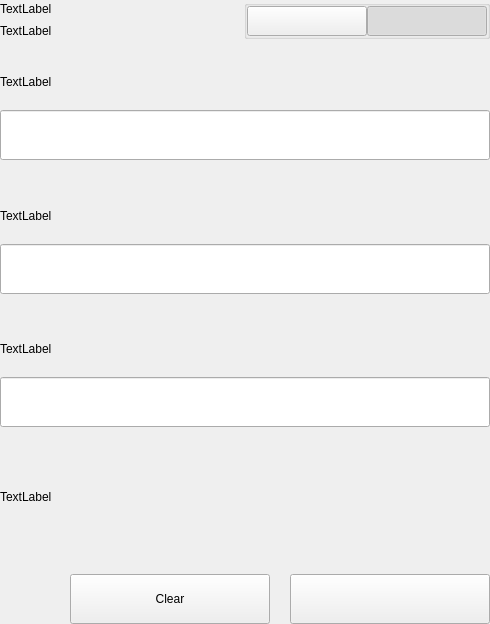
<?xml version="1.0" encoding="UTF-8"?>
<ui version="4.0">
 <class>SettingsMubToolWidget</class>
 <widget class="QWidget" name="SettingsMubToolWidget">
  <property name="geometry">
   <rect>
    <x>0</x>
    <y>0</y>
    <width>490</width>
    <height>624</height>
   </rect>
  </property>
  <property name="windowTitle">
   <string>Form</string>
  </property>
  <layout class="QVBoxLayout" name="verticalLayout">
   <property name="spacing">
    <number>0</number>
   </property>
   <property name="leftMargin">
    <number>0</number>
   </property>
   <property name="topMargin">
    <number>0</number>
   </property>
   <property name="rightMargin">
    <number>0</number>
   </property>
   <property name="bottomMargin">
    <number>0</number>
   </property>
   <item>
    <widget class="QWidget" name="left" native="true">
     <layout class="QVBoxLayout" name="verticalLayout_3">
      <property name="leftMargin">
       <number>0</number>
      </property>
      <property name="topMargin">
       <number>0</number>
      </property>
      <property name="rightMargin">
       <number>0</number>
      </property>
      <property name="bottomMargin">
       <number>0</number>
      </property>
      <item>
       <layout class="QVBoxLayout" name="verticalLayout_2">
        <property name="spacing">
         <number>0</number>
        </property>
        <item>
         <layout class="QHBoxLayout" name="horizontalLayout_3" stretch="3,1">
          <property name="spacing">
           <number>40</number>
          </property>
          <item>
           <layout class="QVBoxLayout" name="verticalLayoutTitle">
            <property name="spacing">
             <number>5</number>
            </property>
            <item>
             <widget class="QLabel" name="labelTitle">
              <property name="text">
               <string>TextLabel</string>
              </property>
             </widget>
            </item>
            <item>
             <widget class="QLabel" name="labelSubtitle1">
              <property name="text">
               <string>TextLabel</string>
              </property>
              <property name="wordWrap">
               <bool>true</bool>
              </property>
             </widget>
            </item>
           </layout>
          </item>
          <item alignment="Qt::AlignTop">
           <widget class="QGroupBox" name="groupBox">
            <property name="title">
             <string/>
            </property>
            <property name="alignment">
             <set>Qt::AlignLeading|Qt::AlignLeft|Qt::AlignTop</set>
            </property>
            <layout class="QHBoxLayout" name="horizontalLayout_4">
             <property name="spacing">
              <number>0</number>
             </property>
             <property name="leftMargin">
              <number>0</number>
             </property>
             <property name="topMargin">
              <number>0</number>
             </property>
             <property name="rightMargin">
              <number>0</number>
             </property>
             <property name="bottomMargin">
              <number>0</number>
             </property>
             <item>
              <spacer name="horizontalSpacer">
               <property name="orientation">
                <enum>Qt::Horizontal</enum>
               </property>
               <property name="sizeHint" stdset="0">
                <size>
                 <width>40</width>
                 <height>20</height>
                </size>
               </property>
              </spacer>
             </item>
             <item>
              <widget class="QPushButton" name="pushLeft">
               <property name="minimumSize">
                <size>
                 <width>120</width>
                 <height>30</height>
                </size>
               </property>
               <property name="maximumSize">
                <size>
                 <width>120</width>
                 <height>30</height>
                </size>
               </property>
               <property name="focusPolicy">
                <enum>Qt::NoFocus</enum>
               </property>
               <property name="text">
                <string/>
               </property>
               <property name="checkable">
                <bool>true</bool>
               </property>
               <property name="autoExclusive">
                <bool>true</bool>
               </property>
              </widget>
             </item>
             <item>
              <widget class="QPushButton" name="pushRight">
               <property name="minimumSize">
                <size>
                 <width>120</width>
                 <height>30</height>
                </size>
               </property>
               <property name="maximumSize">
                <size>
                 <width>120</width>
                 <height>30</height>
                </size>
               </property>
               <property name="focusPolicy">
                <enum>Qt::NoFocus</enum>
               </property>
               <property name="text">
                <string/>
               </property>
               <property name="checkable">
                <bool>true</bool>
               </property>
               <property name="checked">
                <bool>true</bool>
               </property>
               <property name="autoExclusive">
                <bool>true</bool>
               </property>
              </widget>
             </item>
            </layout>
           </widget>
          </item>
         </layout>
        </item>
        <item>
         <widget class="QStackedWidget" name="stackedWidget">
          <property name="currentIndex">
           <number>1</number>
          </property>
          <widget class="QWidget" name="pageDecrypt">
           <layout class="QVBoxLayout" name="verticalLayout_5">
            <property name="spacing">
             <number>0</number>
            </property>
            <property name="leftMargin">
             <number>0</number>
            </property>
            <property name="topMargin">
             <number>0</number>
            </property>
            <property name="rightMargin">
             <number>0</number>
            </property>
            <property name="bottomMargin">
             <number>0</number>
            </property>
            <item>
             <widget class="QWidget" name="widget" native="true">
              <property name="minimumSize">
               <size>
                <width>0</width>
                <height>100</height>
               </size>
              </property>
              <layout class="QVBoxLayout" name="verticalLayout_4">
               <property name="spacing">
                <number>0</number>
               </property>
               <property name="leftMargin">
                <number>0</number>
               </property>
               <property name="topMargin">
                <number>0</number>
               </property>
               <property name="rightMargin">
                <number>0</number>
               </property>
               <property name="bottomMargin">
                <number>0</number>
               </property>
               <item>
                <spacer name="verticalSpacer_2">
                 <property name="orientation">
                  <enum>Qt::Vertical</enum>
                 </property>
                 <property name="sizeType">
                  <enum>QSizePolicy::Fixed</enum>
                 </property>
                 <property name="sizeHint" stdset="0">
                  <size>
                   <width>20</width>
                   <height>20</height>
                  </size>
                 </property>
                </spacer>
               </item>
               <item>
                <layout class="QHBoxLayout" name="horizontalLayout_6" stretch="2">
                 <property name="spacing">
                  <number>0</number>
                 </property>
                 <item>
                  <layout class="QVBoxLayout" name="verticalLayout_7">
                   <property name="spacing">
                    <number>9</number>
                   </property>
                   <item>
                    <widget class="QLabel" name="labelSubtitleKey">
                     <property name="minimumSize">
                      <size>
                       <width>0</width>
                       <height>20</height>
                      </size>
                     </property>
                     <property name="maximumSize">
                      <size>
                       <width>16777215</width>
                       <height>20</height>
                      </size>
                     </property>
                     <property name="text">
                      <string>TextLabel</string>
                     </property>
                    </widget>
                   </item>
                   <item>
                    <widget class="QLineEdit" name="lineEditKey">
                     <property name="minimumSize">
                      <size>
                       <width>0</width>
                       <height>50</height>
                      </size>
                     </property>
                     <property name="maximumSize">
                      <size>
                       <width>16777215</width>
                       <height>50</height>
                      </size>
                     </property>
                    </widget>
                   </item>
                  </layout>
                 </item>
                </layout>
               </item>
               <item>
                <spacer name="verticalSpacer_3">
                 <property name="orientation">
                  <enum>Qt::Vertical</enum>
                 </property>
                 <property name="sizeType">
                  <enum>QSizePolicy::Fixed</enum>
                 </property>
                 <property name="sizeHint" stdset="0">
                  <size>
                   <width>20</width>
                   <height>20</height>
                  </size>
                 </property>
                </spacer>
               </item>
               <item>
                <layout class="QVBoxLayout" name="verticalLayout_9">
                 <property name="spacing">
                  <number>9</number>
                 </property>
                 <item>
                  <widget class="QLabel" name="labelSubtitlePassphrase">
                   <property name="maximumSize">
                    <size>
                     <width>16777215</width>
                     <height>20</height>
                    </size>
                   </property>
                   <property name="text">
                    <string>TextLabel</string>
                   </property>
                  </widget>
                 </item>
                 <item>
                  <widget class="QLineEdit" name="lineEditPassphrase">
                   <property name="minimumSize">
                    <size>
                     <width>0</width>
                     <height>50</height>
                    </size>
                   </property>
                   <property name="maximumSize">
                    <size>
                     <width>16777215</width>
                     <height>50</height>
                    </size>
                   </property>
                  </widget>
                 </item>
                </layout>
               </item>
               <item>
                <spacer name="verticalSpacer_4">
                 <property name="orientation">
                  <enum>Qt::Vertical</enum>
                 </property>
                 <property name="sizeType">
                  <enum>QSizePolicy::Fixed</enum>
                 </property>
                 <property name="sizeHint" stdset="0">
                  <size>
                   <width>20</width>
                   <height>20</height>
                  </size>
                 </property>
                </spacer>
               </item>
               <item>
                <widget class="QWidget" name="widget_3" native="true">
                 <property name="sizePolicy">
                  <sizepolicy hsizetype="Preferred" vsizetype="Fixed">
                   <horstretch>0</horstretch>
                   <verstretch>0</verstretch>
                  </sizepolicy>
                 </property>
                 <layout class="QVBoxLayout" name="verticalLayout_10">
                  <property name="spacing">
                   <number>9</number>
                  </property>
                  <property name="leftMargin">
                   <number>0</number>
                  </property>
                  <property name="topMargin">
                   <number>0</number>
                  </property>
                  <property name="rightMargin">
                   <number>0</number>
                  </property>
                  <property name="bottomMargin">
                   <number>0</number>
                  </property>
                  <item>
                   <widget class="QLabel" name="labelSubtitleDecryptResult">
                    <property name="minimumSize">
                     <size>
                      <width>0</width>
                      <height>20</height>
                     </size>
                    </property>
                    <property name="maximumSize">
                     <size>
                      <width>16777215</width>
                      <height>20</height>
                     </size>
                    </property>
                    <property name="text">
                     <string>Decrypt Address Result</string>
                    </property>
                   </widget>
                  </item>
                  <item>
                   <widget class="QWidget" name="widget_4" native="true">
                    <layout class="QHBoxLayout" name="horizontalLayout" stretch="6,0,1">
                     <property name="spacing">
                      <number>0</number>
                     </property>
                     <property name="leftMargin">
                      <number>0</number>
                     </property>
                     <property name="topMargin">
                      <number>0</number>
                     </property>
                     <property name="rightMargin">
                      <number>0</number>
                     </property>
                     <property name="bottomMargin">
                      <number>0</number>
                     </property>
                     <item alignment="Qt::AlignVCenter">
                      <widget class="QLineEdit" name="lineEditDecryptResult">
                       <property name="minimumSize">
                        <size>
                         <width>0</width>
                         <height>50</height>
                        </size>
                       </property>
                       <property name="maximumSize">
                        <size>
                         <width>16777215</width>
                         <height>50</height>
                        </size>
                       </property>
                      </widget>
                     </item>
                     <item>
                      <spacer name="horizontalSpacer_4">
                       <property name="orientation">
                        <enum>Qt::Horizontal</enum>
                       </property>
                       <property name="sizeType">
                        <enum>QSizePolicy::Fixed</enum>
                       </property>
                       <property name="sizeHint" stdset="0">
                        <size>
                         <width>20</width>
                         <height>50</height>
                        </size>
                       </property>
                      </spacer>
                     </item>
                     <item>
                      <widget class="QPushButton" name="pushButtonImport">
                       <property name="minimumSize">
                        <size>
                         <width>140</width>
                         <height>40</height>
                        </size>
                       </property>
                       <property name="text">
                        <string>Import Address</string>
                       </property>
                      </widget>
                     </item>
                    </layout>
                   </widget>
                  </item>
                 </layout>
                </widget>
               </item>
               <item>
                <widget class="QLabel" name="statusLabel_DEC">
                 <property name="maximumSize">
                  <size>
                   <width>16777215</width>
                   <height>40</height>
                  </size>
                 </property>
                 <property name="text">
                  <string/>
                 </property>
                </widget>
               </item>
               <item>
                <spacer name="verticalSpacer">
                 <property name="orientation">
                  <enum>Qt::Vertical</enum>
                 </property>
                 <property name="sizeType">
                  <enum>QSizePolicy::Preferred</enum>
                 </property>
                 <property name="sizeHint" stdset="0">
                  <size>
                   <width>20</width>
                   <height>20</height>
                  </size>
                 </property>
                </spacer>
               </item>
               <item>
                <layout class="QHBoxLayout" name="horizontalLayout_7">
                 <property name="spacing">
                  <number>0</number>
                 </property>
                 <item>
                  <spacer name="horizontalSpacer_5">
                   <property name="orientation">
                    <enum>Qt::Horizontal</enum>
                   </property>
                   <property name="sizeType">
                    <enum>QSizePolicy::Expanding</enum>
                   </property>
                   <property name="sizeHint" stdset="0">
                    <size>
                     <width>40</width>
                     <height>20</height>
                    </size>
                   </property>
                  </spacer>
                 </item>
                 <item>
                  <widget class="QPushButton" name="pushButtonDecryptClear">
                   <property name="minimumSize">
                    <size>
                     <width>200</width>
                     <height>50</height>
                    </size>
                   </property>
                   <property name="maximumSize">
                    <size>
                     <width>200</width>
                     <height>50</height>
                    </size>
                   </property>
                   <property name="text">
                    <string>Clear</string>
                   </property>
                  </widget>
                 </item>
                 <item>
                  <spacer name="horizontalSpacer_3">
                   <property name="orientation">
                    <enum>Qt::Horizontal</enum>
                   </property>
                   <property name="sizeType">
                    <enum>QSizePolicy::Fixed</enum>
                   </property>
                   <property name="sizeHint" stdset="0">
                    <size>
                     <width>20</width>
                     <height>20</height>
                    </size>
                   </property>
                  </spacer>
                 </item>
                 <item>
                  <widget class="QPushButton" name="pushButtonDecrypt">
                   <property name="minimumSize">
                    <size>
                     <width>200</width>
                     <height>50</height>
                    </size>
                   </property>
                   <property name="maximumSize">
                    <size>
                     <width>200</width>
                     <height>50</height>
                    </size>
                   </property>
                   <property name="text">
                    <string>PushButton</string>
                   </property>
                  </widget>
                 </item>
                </layout>
               </item>
              </layout>
             </widget>
            </item>
           </layout>
          </widget>
          <widget class="QWidget" name="pageEncrypt">
           <layout class="QVBoxLayout" name="verticalLayout_11">
            <property name="spacing">
             <number>0</number>
            </property>
            <property name="leftMargin">
             <number>0</number>
            </property>
            <property name="topMargin">
             <number>0</number>
            </property>
            <property name="rightMargin">
             <number>0</number>
            </property>
            <property name="bottomMargin">
             <number>0</number>
            </property>
            <item>
             <spacer name="verticalSpacer_8">
              <property name="orientation">
               <enum>Qt::Vertical</enum>
              </property>
              <property name="sizeType">
               <enum>QSizePolicy::Fixed</enum>
              </property>
              <property name="sizeHint" stdset="0">
               <size>
                <width>20</width>
                <height>20</height>
               </size>
              </property>
             </spacer>
            </item>
            <item>
             <widget class="QWidget" name="containerAddressEnc" native="true">
              <layout class="QVBoxLayout" name="containerAddressEncLayout">
               <property name="spacing">
                <number>5</number>
               </property>
               <property name="leftMargin">
                <number>0</number>
               </property>
               <property name="topMargin">
                <number>0</number>
               </property>
               <property name="rightMargin">
                <number>0</number>
               </property>
               <property name="bottomMargin">
                <number>0</number>
               </property>
               <item>
                <widget class="QLabel" name="labelSubtitleAddress">
                 <property name="minimumSize">
                  <size>
                   <width>0</width>
                   <height>20</height>
                  </size>
                 </property>
                 <property name="maximumSize">
                  <size>
                   <width>16777215</width>
                   <height>20</height>
                  </size>
                 </property>
                 <property name="text">
                  <string>TextLabel</string>
                 </property>
                </widget>
               </item>
               <item>
                <widget class="QLineEdit" name="addressIn_ENC">
                 <property name="minimumSize">
                  <size>
                   <width>0</width>
                   <height>50</height>
                  </size>
                 </property>
                </widget>
               </item>
              </layout>
             </widget>
            </item>
            <item>
             <spacer name="verticalSpacer_6">
              <property name="orientation">
               <enum>Qt::Vertical</enum>
              </property>
              <property name="sizeType">
               <enum>QSizePolicy::Fixed</enum>
              </property>
              <property name="sizeHint" stdset="0">
               <size>
                <width>20</width>
                <height>20</height>
               </size>
              </property>
             </spacer>
            </item>
            <item>
             <widget class="QWidget" name="containerAddress" native="true">
              <layout class="QHBoxLayout" name="horizontalLayout_9" stretch="2">
               <property name="spacing">
                <number>0</number>
               </property>
               <property name="leftMargin">
                <number>0</number>
               </property>
               <property name="topMargin">
                <number>0</number>
               </property>
               <property name="rightMargin">
                <number>0</number>
               </property>
               <property name="bottomMargin">
                <number>0</number>
               </property>
               <item>
                <layout class="QVBoxLayout" name="verticalLayout_8">
                 <property name="spacing">
                  <number>5</number>
                 </property>
                 <item>
                  <widget class="QLabel" name="labelSubtitleMessage">
                   <property name="minimumSize">
                    <size>
                     <width>0</width>
                     <height>20</height>
                    </size>
                   </property>
                   <property name="maximumSize">
                    <size>
                     <width>16777215</width>
                     <height>20</height>
                    </size>
                   </property>
                   <property name="text">
                    <string>TextLabel</string>
                   </property>
                  </widget>
                 </item>
                 <item>
                  <widget class="QLineEdit" name="passphraseIn_ENC">
                   <property name="minimumSize">
                    <size>
                     <width>0</width>
                     <height>50</height>
                    </size>
                   </property>
                   <property name="maximumSize">
                    <size>
                     <width>16777215</width>
                     <height>50</height>
                    </size>
                   </property>
                  </widget>
                 </item>
                </layout>
               </item>
              </layout>
             </widget>
            </item>
            <item>
             <spacer name="verticalSpacer_7">
              <property name="orientation">
               <enum>Qt::Vertical</enum>
              </property>
              <property name="sizeType">
               <enum>QSizePolicy::Fixed</enum>
              </property>
              <property name="sizeHint" stdset="0">
               <size>
                <width>20</width>
                <height>20</height>
               </size>
              </property>
             </spacer>
            </item>
            <item>
             <widget class="QWidget" name="widget_2" native="true">
              <property name="minimumSize">
               <size>
                <width>0</width>
                <height>75</height>
               </size>
              </property>
              <property name="maximumSize">
               <size>
                <width>16777215</width>
                <height>16777215</height>
               </size>
              </property>
              <layout class="QVBoxLayout" name="verticalLayout_6">
               <property name="leftMargin">
                <number>0</number>
               </property>
               <property name="topMargin">
                <number>0</number>
               </property>
               <property name="rightMargin">
                <number>0</number>
               </property>
               <property name="bottomMargin">
                <number>0</number>
               </property>
               <item>
                <widget class="QLabel" name="labelSubtitleEncryptedKey">
                 <property name="minimumSize">
                  <size>
                   <width>0</width>
                   <height>20</height>
                  </size>
                 </property>
                 <property name="maximumSize">
                  <size>
                   <width>16777215</width>
                   <height>20</height>
                  </size>
                 </property>
                 <property name="text">
                  <string>TextLabel</string>
                 </property>
                </widget>
               </item>
               <item>
                <widget class="QLineEdit" name="encryptedKeyOut_ENC">
                 <property name="minimumSize">
                  <size>
                   <width>0</width>
                   <height>50</height>
                  </size>
                 </property>
                </widget>
               </item>
              </layout>
             </widget>
            </item>
            <item>
             <widget class="QLabel" name="statusLabel_ENC">
              <property name="text">
               <string>TextLabel</string>
              </property>
             </widget>
            </item>
            <item>
             <spacer name="verticalSpacer_5">
              <property name="orientation">
               <enum>Qt::Vertical</enum>
              </property>
              <property name="sizeType">
               <enum>QSizePolicy::Fixed</enum>
              </property>
              <property name="sizeHint" stdset="0">
               <size>
                <width>20</width>
                <height>20</height>
               </size>
              </property>
             </spacer>
            </item>
            <item>
             <layout class="QHBoxLayout" name="horizontalLayout_8">
              <property name="spacing">
               <number>0</number>
              </property>
              <item>
               <spacer name="horizontalSpacer_6">
                <property name="orientation">
                 <enum>Qt::Horizontal</enum>
                </property>
                <property name="sizeType">
                 <enum>QSizePolicy::Expanding</enum>
                </property>
                <property name="sizeHint" stdset="0">
                 <size>
                  <width>40</width>
                  <height>20</height>
                 </size>
                </property>
               </spacer>
              </item>
              <item>
               <widget class="QPushButton" name="pushButtonClear">
                <property name="minimumSize">
                 <size>
                  <width>200</width>
                  <height>50</height>
                 </size>
                </property>
                <property name="focusPolicy">
                 <enum>Qt::NoFocus</enum>
                </property>
                <property name="text">
                 <string>Clear</string>
                </property>
               </widget>
              </item>
              <item>
               <spacer name="horizontalSpacer_2">
                <property name="orientation">
                 <enum>Qt::Horizontal</enum>
                </property>
                <property name="sizeType">
                 <enum>QSizePolicy::Fixed</enum>
                </property>
                <property name="sizeHint" stdset="0">
                 <size>
                  <width>20</width>
                  <height>20</height>
                 </size>
                </property>
               </spacer>
              </item>
              <item>
               <widget class="QPushButton" name="pushButtonEncrypt">
                <property name="minimumSize">
                 <size>
                  <width>200</width>
                  <height>50</height>
                 </size>
                </property>
                <property name="maximumSize">
                 <size>
                  <width>200</width>
                  <height>50</height>
                 </size>
                </property>
                <property name="focusPolicy">
                 <enum>Qt::NoFocus</enum>
                </property>
                <property name="text">
                 <string/>
                </property>
               </widget>
              </item>
             </layout>
            </item>
           </layout>
          </widget>
         </widget>
        </item>
       </layout>
      </item>
     </layout>
    </widget>
   </item>
  </layout>
 </widget>
 <resources/>
 <connections/>
</ui>
